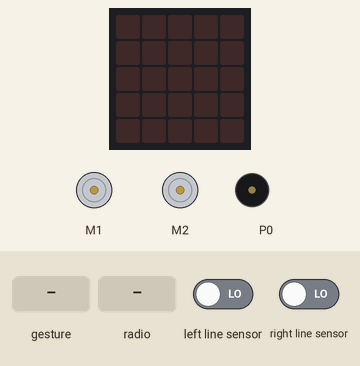
Recording of a program running on a simulated BBC micro:bit (MakeCode). Shown: the board's 5×5 LED display, 2 × DC motor (green arrow = forward, orange = backward, longer = faster), buzzer (waves = sounding). The test bench sets the inputs (shaded band); at power-on: left line sensor LOW, right line sensor LOW. A tilt is held for 1.5 s and a shake lasts 1 s, then the board lies face up again.

Above: at 1.2 s.
1.3 s: gesture 'logo down'
At 1.8 s:
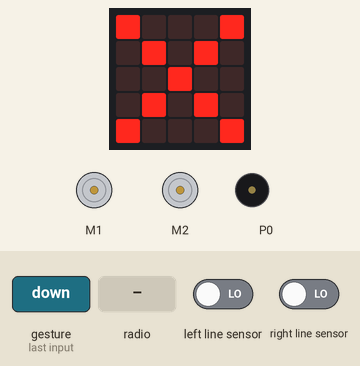
4.3 s: radio message "1" arrives
At 5.8 s:
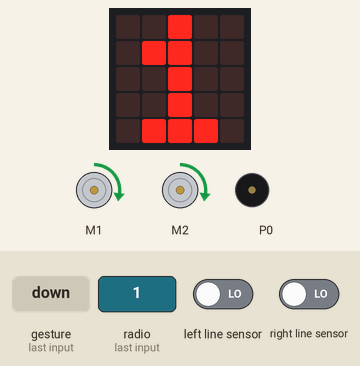
6.1 s: gesture 'free fall'
At 8.4 s:
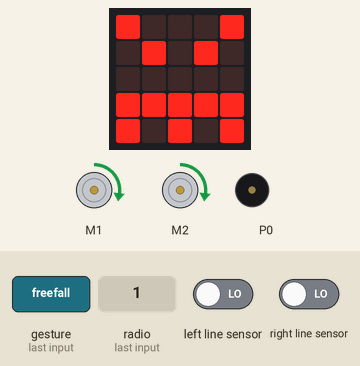
8.8 s: radio message "2" arrives
At 9.4 s:
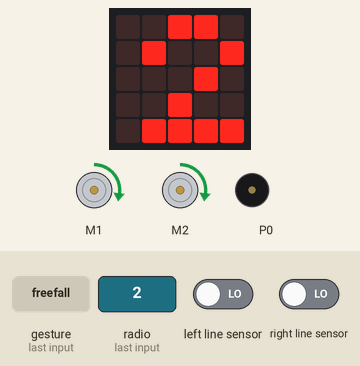
10.3 s: radio message "3" arrives
At 11.5 s:
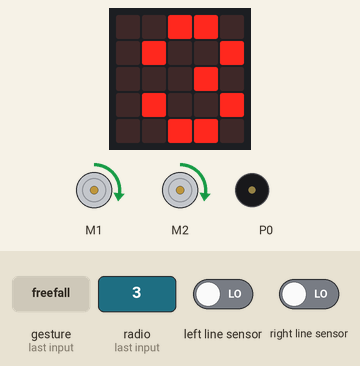
11.8 s: left line sensor driven HIGH
At 13.0 s:
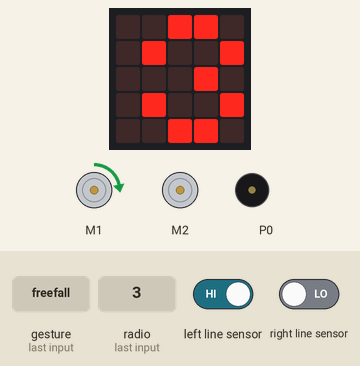
Timing chart, 0 to 14.3 s (numbered marks = the images above; inputs shaded):
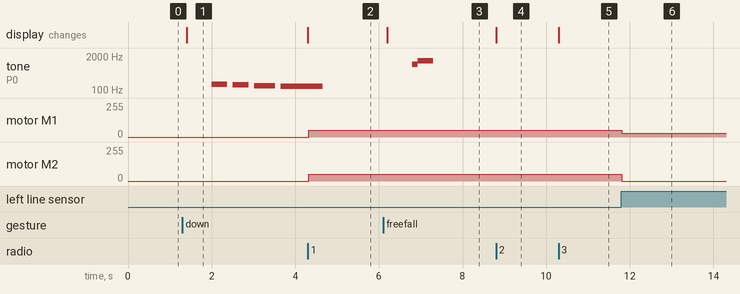

Measured:
- after the input at 1.3 s, tone on P0: plays 165 Hz for 0.38 s, 156 Hz for 0.38 s, 147 Hz for 0.50 s, 139 Hz for 0.64 s, starting after 0.70 s; the display: changes after 0.10 s (image 1)
- after the input at 4.3 s, motor M1, motor M2: stopped → forward 50/255 at once; the display: changes at once (image 2)
- after the input at 6.1 s, tone on P0: silent → 988 Hz after 0.70 s, → 1319 Hz 0.13 s later, → silent 0.38 s later; the display: changes after 0.10 s (image 3)
- after the input at 8.8 s, the display: changes at once (image 4)
- after the input at 10.3 s, the display: changes at once (image 5)
- after the input at 11.8 s, motor M1: forward 50/255 → forward 30/255 at once; motor M2: forward 50/255 → stopped at once

The program:

main.ts
```typescript
radio.onReceivedNumber(function (receivedNumber) {
    if (1 == receivedNumber) {
        message = 1
        basic.showLeds(`
            . . # . .
            . # # . .
            . . # . .
            . . # . .
            . # # # .
            `)
        while (1 == receivedNumber) {
            break;
        }
    }
    if (2 == receivedNumber) {
        basic.showLeds(`
            . . # # .
            . # . . #
            . . . # .
            . . # . .
            . # # # #
            `)
        while (2 == receivedNumber) {
            break;
        }
    }
    if (3 == receivedNumber) {
        basic.showLeds(`
            . . # # .
            . # . . #
            . . . # .
            . # . . #
            . . # # .
            `)
        while (3 == receivedNumber) {
            break;
        }
    }
})
input.onGesture(Gesture.LogoDown, function () {
    basic.showIcon(IconNames.No)
    music.startMelody(music.builtInMelody(Melodies.Wawawawaa), MelodyOptions.Once)
})
radio.onReceivedValue(function (name, value) {
    if ("droite" == name) {
        droite_ou_gauche = 1
    }
    if ("gauche" == name) {
        droite_ou_gauche = 2
    }
})
input.onGesture(Gesture.FreeFall, function () {
    basic.showIcon(IconNames.Angry)
    music.startMelody(music.builtInMelody(Melodies.BaDing), MelodyOptions.Once)
})
let droite_ou_gauche = 0
let message = 0
radio.setGroup(1)
message = 0
droite_ou_gauche = 0
basic.forever(function () {
    if (1 == message) {
        if (0 == maqueen.readPatrol(maqueen.Patrol.PatrolRight) && 0 == maqueen.readPatrol(maqueen.Patrol.PatrolLeft)) {
            maqueen.motorRun(maqueen.Motors.All, maqueen.Dir.CW, 50)
        }
        if (0 == maqueen.readPatrol(maqueen.Patrol.PatrolRight) && 1 == maqueen.readPatrol(maqueen.Patrol.PatrolLeft)) {
            maqueen.motorRun(maqueen.Motors.M2, maqueen.Dir.CW, 0)
            maqueen.motorRun(maqueen.Motors.M1, maqueen.Dir.CW, 30)
        }
        if (1 == maqueen.readPatrol(maqueen.Patrol.PatrolRight) && 0 == maqueen.readPatrol(maqueen.Patrol.PatrolLeft)) {
            maqueen.motorRun(maqueen.Motors.M2, maqueen.Dir.CW, 30)
            maqueen.motorRun(maqueen.Motors.M1, maqueen.Dir.CW, 0)
        }
        if (1 == maqueen.readPatrol(maqueen.Patrol.PatrolRight) && 1 == maqueen.readPatrol(maqueen.Patrol.PatrolLeft)) {
            maqueen.motorRun(maqueen.Motors.M2, maqueen.Dir.CW, 40)
            maqueen.motorRun(maqueen.Motors.M1, maqueen.Dir.CCW, 40)
        }
    }
    if (2 == message) {
        if (0 == maqueen.readPatrol(maqueen.Patrol.PatrolRight) && 0 == maqueen.readPatrol(maqueen.Patrol.PatrolLeft)) {
            maqueen.motorRun(maqueen.Motors.All, maqueen.Dir.CW, 50)
        }
        if (0 == maqueen.readPatrol(maqueen.Patrol.PatrolRight) && 1 == maqueen.readPatrol(maqueen.Patrol.PatrolLeft)) {
            maqueen.motorRun(maqueen.Motors.M2, maqueen.Dir.CW, 30)
            maqueen.motorRun(maqueen.Motors.M1, maqueen.Dir.CW, 0)
        }
        if (1 == maqueen.readPatrol(maqueen.Patrol.PatrolRight) && 0 == maqueen.readPatrol(maqueen.Patrol.PatrolLeft)) {
            maqueen.motorRun(maqueen.Motors.M2, maqueen.Dir.CW, 0)
            maqueen.motorRun(maqueen.Motors.M1, maqueen.Dir.CW, 30)
        }
        if (1 == maqueen.readPatrol(maqueen.Patrol.PatrolRight) && 1 == maqueen.readPatrol(maqueen.Patrol.PatrolLeft)) {
            maqueen.motorRun(maqueen.Motors.M2, maqueen.Dir.CCW, 40)
            maqueen.motorRun(maqueen.Motors.M1, maqueen.Dir.CW, 40)
        }
    }
    if (3 == message) {
        if (20 < maqueen.Ultrasonic(PingUnit.Centimeters)) {
            maqueen.motorRun(maqueen.Motors.All, maqueen.Dir.CW, 100)
        }
        if (20 > maqueen.Ultrasonic(PingUnit.Centimeters) && 5 < maqueen.Ultrasonic(PingUnit.Centimeters)) {
            maqueen.motorRun(maqueen.Motors.All, maqueen.Dir.CW, 20)
        }
        if (5 > maqueen.Ultrasonic(PingUnit.Centimeters)) {
            maqueen.motorStop(maqueen.Motors.All)
            radio.sendNumber(0)
            if (1 == droite_ou_gauche) {
                maqueen.motorRun(maqueen.Motors.M1, maqueen.Dir.CW, 40)
                maqueen.motorRun(maqueen.Motors.M2, maqueen.Dir.CCW, 40)
            }
            if (2 == droite_ou_gauche) {
                maqueen.motorRun(maqueen.Motors.M2, maqueen.Dir.CW, 40)
                maqueen.motorRun(maqueen.Motors.M1, maqueen.Dir.CCW, 40)
            }
        }
    }
})
```

test.ts
```typescript
// les tests vont ici ; cela ne sera pas compilé si ce paquet est utilisé en tant qu'extension.
```
